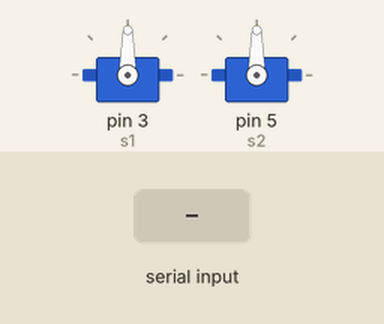
Simulated run of this sketch. Board: Arduino Uno, built with avr-gcc and run on an emulated ATmega328P. On the bench: 2 × servo. The inputs (shaded band) are chosen by the test bench.

Above: at 1.2 s.
1.3 s: "30,150\n" received over Serial
At 3.0 s:
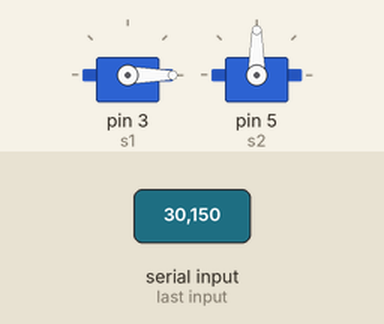
3.8 s: "90,45\n" received over Serial
At 4.1 s:
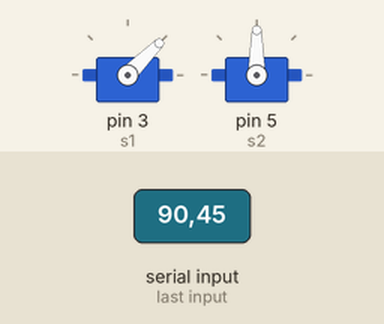
6.3 s: "200\n" received over Serial
At 7.1 s:
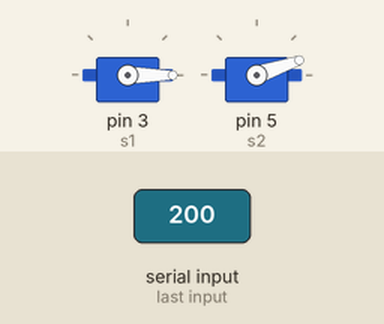
7.8 s: "90\n" received over Serial
At 8.2 s:
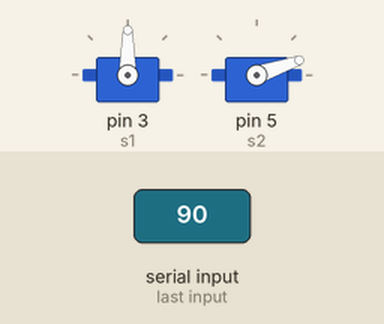
10.3 s: "90,45\n" received over Serial
At 11.1 s:
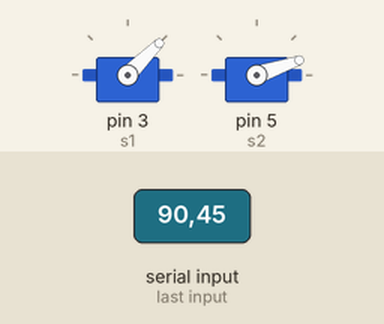
12.8 s: "30,150\n" received over Serial
At 13.4 s:
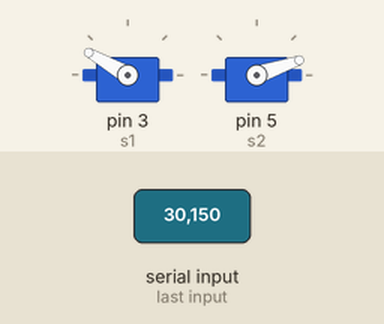
Timing chart, 0 to 15.8 s (numbered marks = the images above; inputs shaded):
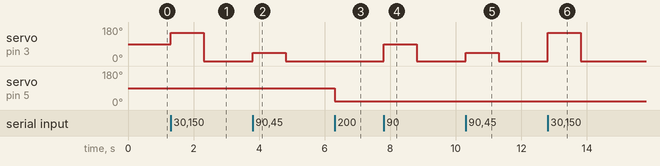

Measured:
- after the input at 1.3 s, servo on pin 3 (s1): 90° → 150° at once, → 0° 1.0 s later
- after the input at 3.8 s, servo on pin 3 (s1): 0° → 45° at once, → 0° 1.0 s later
- after the input at 6.3 s, servo on pin 5 (s2): 90° → 19° at once
- after the input at 7.8 s, servo on pin 3 (s1): 0° → 90° at once, → 0° 1.0 s later
- after the input at 10.3 s, servo on pin 3 (s1): 0° → 45° at once, → 0° 1.0 s later
- after the input at 12.8 s, servo on pin 3 (s1): 0° → 150° at once, → 0° 1.0 s later

The sketch:

Servo_move_cpp.ino
```cpp
#include <Servo.h>

Servo s1;
Servo s2;
int x = 0;

void setup() {
  s1.attach(3);
  s2.attach(5);
  Serial.begin(9600);
}

void loop() {
if (Serial.available()) {
  x = Serial.parseInt();

  if (x >= 0 && x <= 180) {
    s1.write(x);
  }
  else if (x >= 181 && x <= 361) {
    s2.write(x-181);
  }
}


}
```
